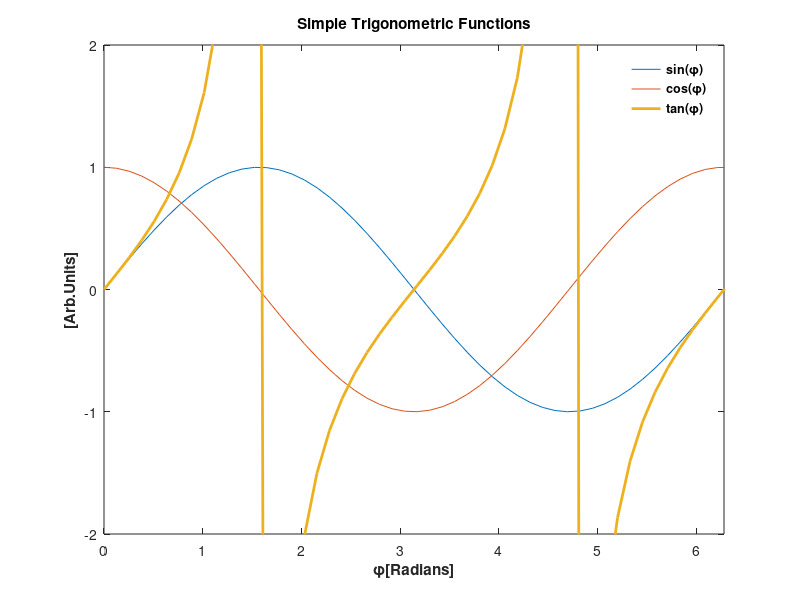

Here is the MATLAB script that generated this plot:
%Ezra Alcon-Kirshman, OPT 211 lab 2, Post-Lab

x  = linspace(0,4*pi); %creates array from 0 to 14 with 1000 points
y1 = sin(x); 
y2 = cos(x);
y3 = tan(x);

plot(x,y1,x,y2,x,y3,'LineWidth', 2) %plots y1, y2, and y3 with x

title('Simple Trigonometric Functions')
xlabel('\phi[Radians]','fontweight','bold')
ylabel('[Arb.Units]','fontweight','bold')
legend('sin(\phi)','cos(\phi)','tan(\phi)','fontweight','bold','edgeColor',[1 1 1])
ylim([-2 2])
xlim([0 2*pi])

